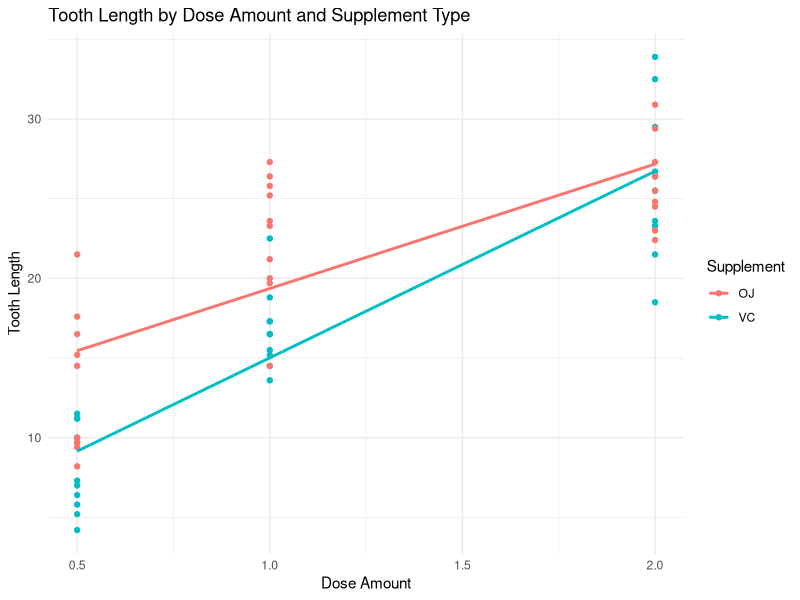
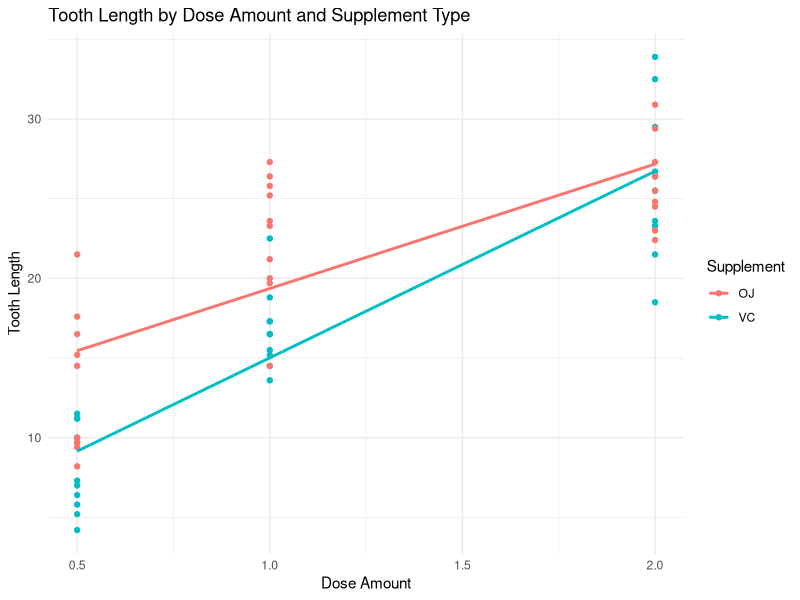

R code for these plots, in order:
# Install and load required packages
install.packages(c("dplyr", "tidyr", "lubridate", "stringr", "ggplot2"))
library(dplyr)
library(tidyr)
library(lubridate)
library(stringr)
library(ggplot2)

# Load the dataset
data(ToothGrowth)
View(ToothGrowth)

#Explore the dataset
# View first few rows
head(ToothGrowth)

# Summary statistics
summary(ToothGrowth)

# Structure of the dataset
str(ToothGrowth)

#Column Names
colnames(ToothGrowth)

#Handle Missing Values
# Check for missing values
sum(is.na(ToothGrowth))

# If missing values were present, we could drop or impute them.
# Example: Removing rows with NA values
ToothGrowth_clean <- ToothGrowth %>% drop_na()

# Alternatively, if you wanted to impute missing values, you could use a package like `tidyr::replace_na()`


# Rename columns for clarity
ToothGrowth_clean <- ToothGrowth_clean %>%
  rename(
    ToothLength = len,
    Supplement = supp,
    DoseAmount = dose
  )

# View updated data
head(ToothGrowth_clean)


#Filter and Subset the data (filter for 0.5mg dose)

# Filter for dose of 0.5
ToothGrowth_filtered <- ToothGrowth_clean %>%
  filter(DoseAmount == 0.5)

# View filtered data
head(ToothGrowth_filtered)

#Create New Variables
# Create a new categorical column for dose levels
ToothGrowth_clean <- ToothGrowth_clean %>%
  mutate(DoseCategory = case_when(
    DoseAmount == 0.5 ~ "Low",
    DoseAmount == 1.0 ~ "Medium",
    DoseAmount == 2.0 ~ "High"
  ))

# View updated data with the new variable
head(ToothGrowth_clean)

#Summarize the data- calculate the average tooth length by supplement type.
# Group by supplement and calculate mean tooth length
ToothGrowth_summary <- ToothGrowth_clean %>%
  group_by(Supplement) %>%
  summarize(AverageToothLength = mean(ToothLength, na.rm = TRUE))

# View summary data
print(ToothGrowth_summary)

#Reshape the data
# Pivot the data into wide format
ToothGrowth_wide <- ToothGrowth_clean %>%
  pivot_wider(names_from = Supplement, values_from = ToothLength)

# View reshaped data
head(ToothGrowth_wide)

#Visualize the data

# Create the plot
plot <- ggplot(ToothGrowth_clean, aes(x = DoseAmount, y = ToothLength, color = Supplement)) +
  geom_point() +
  geom_smooth(method = "lm", se = FALSE) +
  labs(title = "Tooth Length by Dose Amount and Supplement Type", x = "Dose Amount", y = "Tooth Length") +
  theme_minimal()

plot

# Save the plot in the 'figures' directory
ggsave("figures/plot_tooth_growth.png", plot, width = 8, height = 6)

#Final Dataset
# Save the cleaned dataset to a CSV file
final_dataset<-write.csv(ToothGrowth_clean, "ToothGrowth_cleaned.csv", row.names = FALSE)
